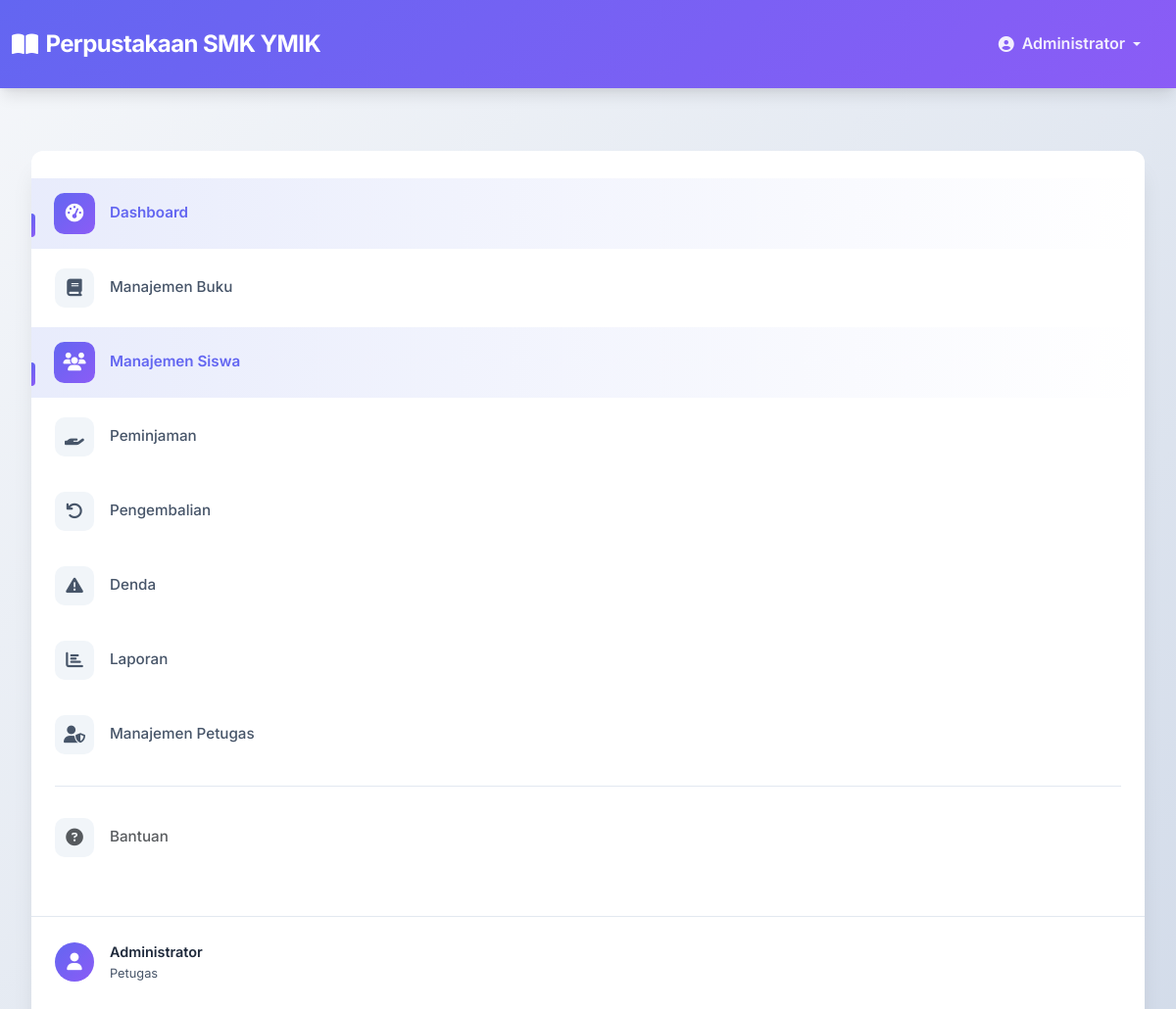
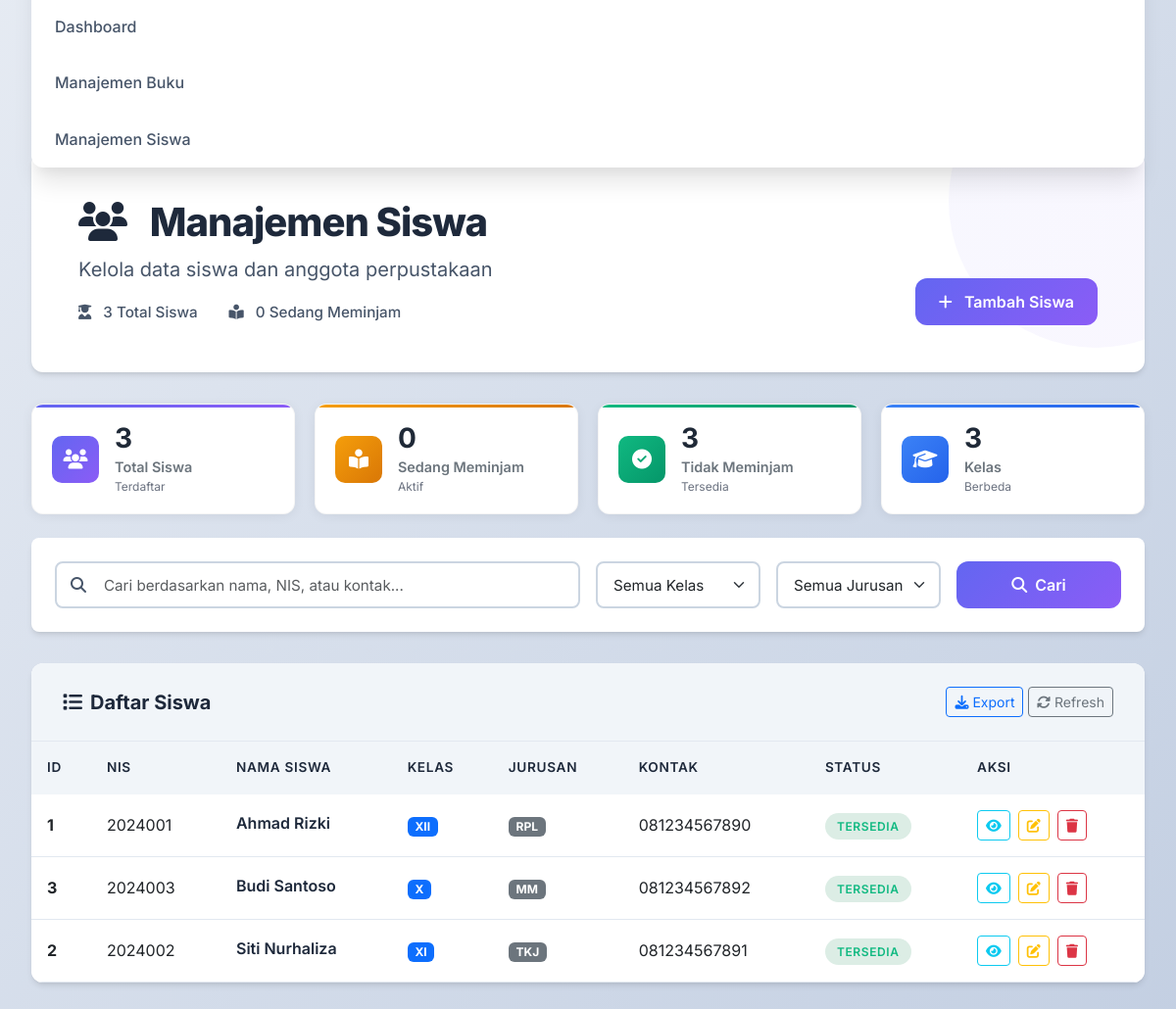
/siswa/index.php (signed in), run on the app's committed database (2 pictures, top to bottom).
### tables this page shows
CREATE TABLE siswa (
    id_siswa INT AUTO_INCREMENT PRIMARY KEY,
    nis VARCHAR(20) UNIQUE NOT NULL,
    nama_siswa VARCHAR(100) NOT NULL,
    kelas VARCHAR(20) NOT NULL,
    jurusan VARCHAR(50) NOT NULL,
    kontak VARCHAR(20)
);

### siswa/index.php (the view, shortened to what this page needs)
<?php
$db = new Database();
$conn = $db->getConnection();
$search = $_GET['search'] ?? '';
$where_clause = '';
$query = "SELECT * FROM siswa $where_clause ORDER BY nama_siswa ASC";
$result = $conn->query($query);
$total_siswa = $conn->query("SELECT COUNT(*) as total FROM siswa")->fetch_assoc()['total'];
$siswa_aktif = $conn->query("SELECT COUNT(DISTINCT s.id_siswa) as total FROM siswa s JOIN peminjaman p ON s.id_siswa = p.id_siswa WHERE p.status_pinjam = 'Dipinjam'")->fetch_assoc()['total'];
$kelas_options = $conn->query("SELECT DISTINCT kelas FROM siswa ORDER BY kelas");
?>
<!DOCTYPE html>
<html lang="id">
<head>
    <link href="https://cdn.jsdelivr.net/npm/bootstrap@5.3.0/dist/css/bootstrap.min.css" rel="stylesheet">
    <link href="https://cdnjs.cloudflare.com/ajax/libs/font-awesome/6.4.0/css/all.min.css" rel="stylesheet">
    <link href="../assets/css/style.css" rel="stylesheet">
</head>
<body class="modern-body">
    <?php include '../includes/navbar.php'; ?>
    <div class="dashboard-container">
        <div class="dashboard-sidebar">
            <?php include '../includes/sidebar.php'; ?>
        </div>
        <main class="dashboard-main">
            <div class="welcome-header">
                <div class="welcome-content">
                    <div class="welcome-text">
                        <h1 class="welcome-title">
                            <i class="fas fa-users me-3"></i>
                            Manajemen Siswa
                        </h1>
                        <p class="welcome-subtitle">
                            Kelola data siswa dan anggota perpustakaan
                        </p>
                        <div class="welcome-meta">
                            <span class="meta-item">
                                <i class="fas fa-user-graduate me-2"></i>
                                <?= number_format($total_siswa) ?> Total Siswa
                            </span>
                            <span class="meta-item">
                                <i class="fas fa-book-reader me-2"></i>
                                <?= number_format($siswa_aktif) ?> Sedang Meminjam
                            </span>
                        </div>
                    </div>
                    <div class="welcome-actions">
                        <a href="add.php" class="btn btn-primary-custom">
                            <i class="fas fa-plus me-2"></i>
                            Tambah Siswa
                        </a>
                    </div>
                </div>
            </div>
            <div class="stats-grid mb-4">
                <div class="stat-card stat-primary">
                    <div class="stat-icon">
                        <i class="fas fa-users"></i>
                    </div>
                    <div class="stat-content">
                        <div class="stat-number"><?= number_format($total_siswa) ?></div>
                        <div class="stat-label">Total Siswa</div>
                        <div class="stat-sublabel">Terdaftar</div>
                    </div>
                </div>
                <div class="stat-card stat-warning">
                    <div class="stat-icon">
                        <i class="fas fa-book-reader"></i>
                    </div>
                    <div class="stat-content">
                        <div class="stat-number"><?= number_format($siswa_aktif) ?></div>
                        <div class="stat-label">Sedang Meminjam</div>
                        <div class="stat-sublabel">Aktif</div>
                    </div>
                </div>
                <div class="stat-card stat-success">
                    <div class="stat-icon">
                        <i class="fas fa-check-circle"></i>
                    </div>
                    <div class="stat-content">
                        <div class="stat-number"><?= number_format($total_siswa - $siswa_aktif) ?></div>
                        <div class="stat-label">Tidak Meminjam</div>
                        <div class="stat-sublabel">Tersedia</div>
                    </div>
                </div>
                <div class="stat-card stat-info">
                    <div class="stat-icon">
                        <i class="fas fa-graduation-cap"></i>
                    </div>
                    <div class="stat-content">
                        <div class="stat-number"><?= $kelas_options->num_rows ?></div>
                        <div class="stat-label">Kelas</div>
                        <div class="stat-sublabel">Berbeda</div>
                    </div>
                </div>
            </div>
            <div class="search-container">
                <form method="GET" class="row g-3">
                    <div class="col-md-6">
                        <div class="search-input-group">
                            <i class="fas fa-search search-icon"></i>
                            <input type="text" class="form-control search-input" name="search"
                                   value="<?= htmlspecialchars($search) ?>"
                                   placeholder="Cari berdasarkan nama, NIS, atau kontak...">
                        </div>
                    </div>
                    <div class="col-md-2">
                        <select class="form-select" name="kelas">
                            <option value="">Semua Kelas</option>
                        </select>
                    </div>
                    <div class="col-md-2">
                        <select class="form-select" name="jurusan">
                            <option value="">Semua Jurusan</option>
                        </select>
                    </div>
                    <div class="col-md-2">
                        <div class="d-flex gap-2">
                            <button type="submit" class="btn btn-primary-custom flex-grow-1">
                                <i class="fas fa-search me-2"></i>Cari
                            </button>
                        </div>
                    </div>
                </form>
            </div>
            <div class="data-table-container">
                <div class="table-header">
                    <h3 class="table-title">
                        <i class="fas fa-list me-2"></i>
                        Daftar Siswa
                    </h3>
                    <div class="table-actions">
                        <button class="btn btn-outline-primary btn-sm">
                            <i class="fas fa-download me-1"></i>Export
                        </button>
                        <button class="btn btn-outline-secondary btn-sm" onclick="location.reload()">
                            <i class="fas fa-sync-alt me-1"></i>Refresh
                        </button>
                    </div>
                </div>
                <div class="table-responsive">
                    <table class="table modern-table">
                        <thead>
                            <tr>
                                <th>ID</th>
                                <th>NIS</th>
                                <th>Nama Siswa</th>
                                <th>Kelas</th>
                                <th>Jurusan</th>
                                <th>Kontak</th>
                                <th>Status</th>
                                <th>Aksi</th>
                            </tr>
                        </thead>
                        <tbody>
                            <?php if ($result && $result->num_rows > 0): ?>
                                <?php while ($row = $result->fetch_assoc()): ?>
                                    <?php
                                    $check_borrow = $conn->query("SELECT COUNT(*) as count FROM peminjaman WHERE id_siswa = {$row['id_siswa']} AND status_pinjam = 'Dipinjam'");
                                    $has_active_borrow = $check_borrow->fetch_assoc()['count'] > 0;
                                    ?>
                                <tr>
                                    <td><strong><?= $row['id_siswa'] ?></strong></td>
                                    <td><?= htmlspecialchars($row['nis']) ?></td>
                                    <td>
                                        <div class="item-title"><?= htmlspecialchars($row['nama_siswa']) ?></div>
                                    </td>
                                    <td>
                                        <span class="badge bg-primary"><?= htmlspecialchars($row['kelas']) ?></span>
                                    </td>
                                    <td>
                                        <span class="badge bg-secondary"><?= htmlspecialchars($row['jurusan']) ?></span>
                                    </td>
                                    <td><?= htmlspecialchars($row['kontak']) ?></td>
                                    <td>
                                        <?php if ($has_active_borrow): ?>
                                            <span class="status-badge status-warning">Meminjam</span>
                                        <?php else: ?>
                                            <span class="status-badge status-success">Tersedia</span>
                                        <?php endif; ?>
                                    </td>
                                    <td>
                                        <div class="action-buttons">
                                            <button class="btn btn-sm btn-outline-info" title="Detail" onclick="showStudentDetail(<?= $row['id_siswa'] ?>)">
                                                <i class="fas fa-eye"></i>
                                            </button>
                                            <a href="edit.php?id=<?= $row['id_siswa'] ?>" class="btn btn-sm btn-outline-warning" title="Edit">
                                                <i class="fas fa-edit"></i>
                                            </a>
                                            <a href="delete.php?id=<?= $row['id_siswa'] ?>" class="btn btn-sm btn-outline-danger" title="Hapus" onclick="return confirm('Yakin ingin menghapus siswa ini?')">
                                                <i class="fas fa-trash"></i>
                                            </a>
                                        </div>
                                    </td>
                                </tr>
                                <?php endwhile; ?>
                            <?php endif; ?>
                        </tbody>
                    </table>
                </div>
            </div>
        </main>
    </div>
</body>
</html>

### data on the page
siswa: id_siswa "1", nis "2024001", nama_siswa "Ahmad Rizki", kelas "XII", jurusan "RPL", kontak "081234567890"
siswa: id_siswa "3", nis "2024003", nama_siswa "Budi Santoso", kelas "X", jurusan "MM", kontak "081234567892"
siswa: id_siswa "2", nis "2024002", nama_siswa "Siti Nurhaliza", kelas "XI", jurusan "TKJ", kontak "081234567891"

### other printed values
$_SESSION['nama_petugas'] "Administrator"
$total_siswa "3"
$siswa_aktif "0"
$total_siswa - $siswa_aktif "3"
$kelas_options->num_rows "3"
